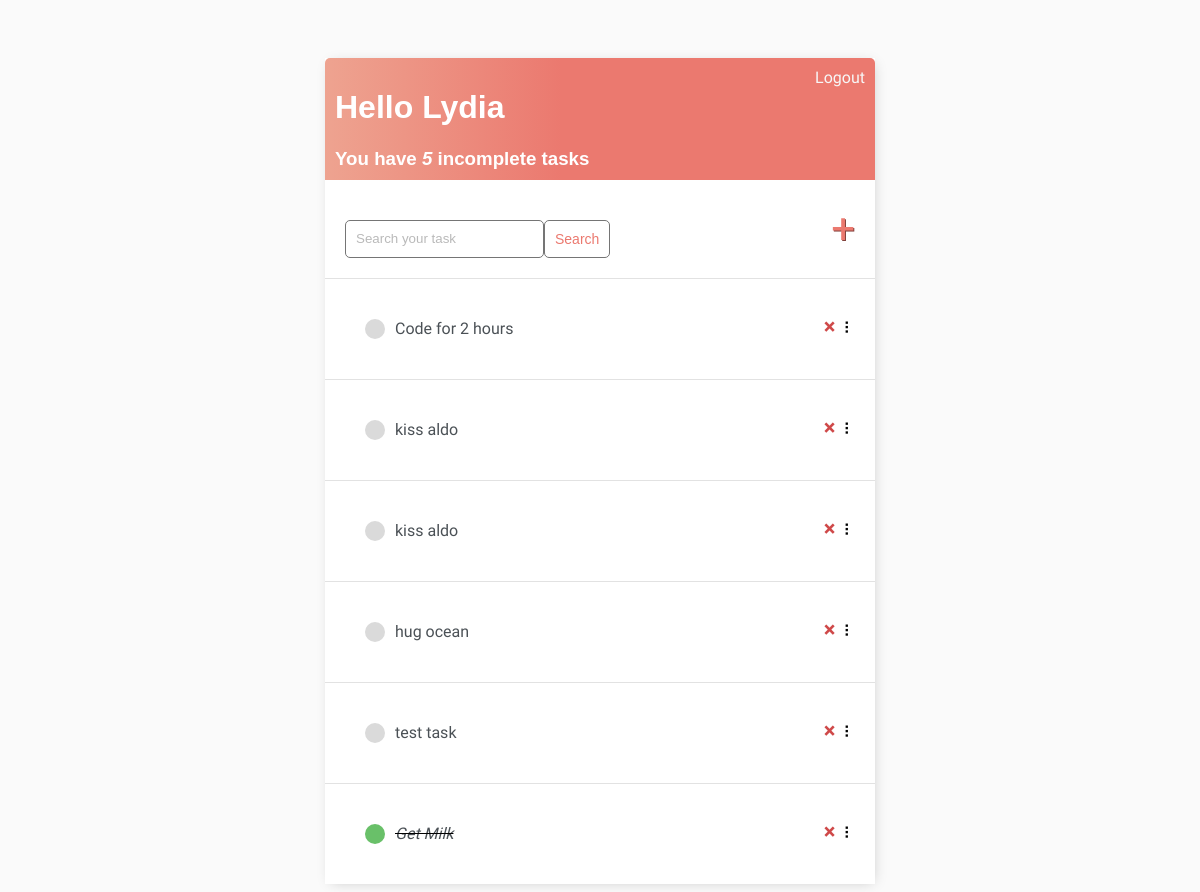
The app's page / (signed in), older data.
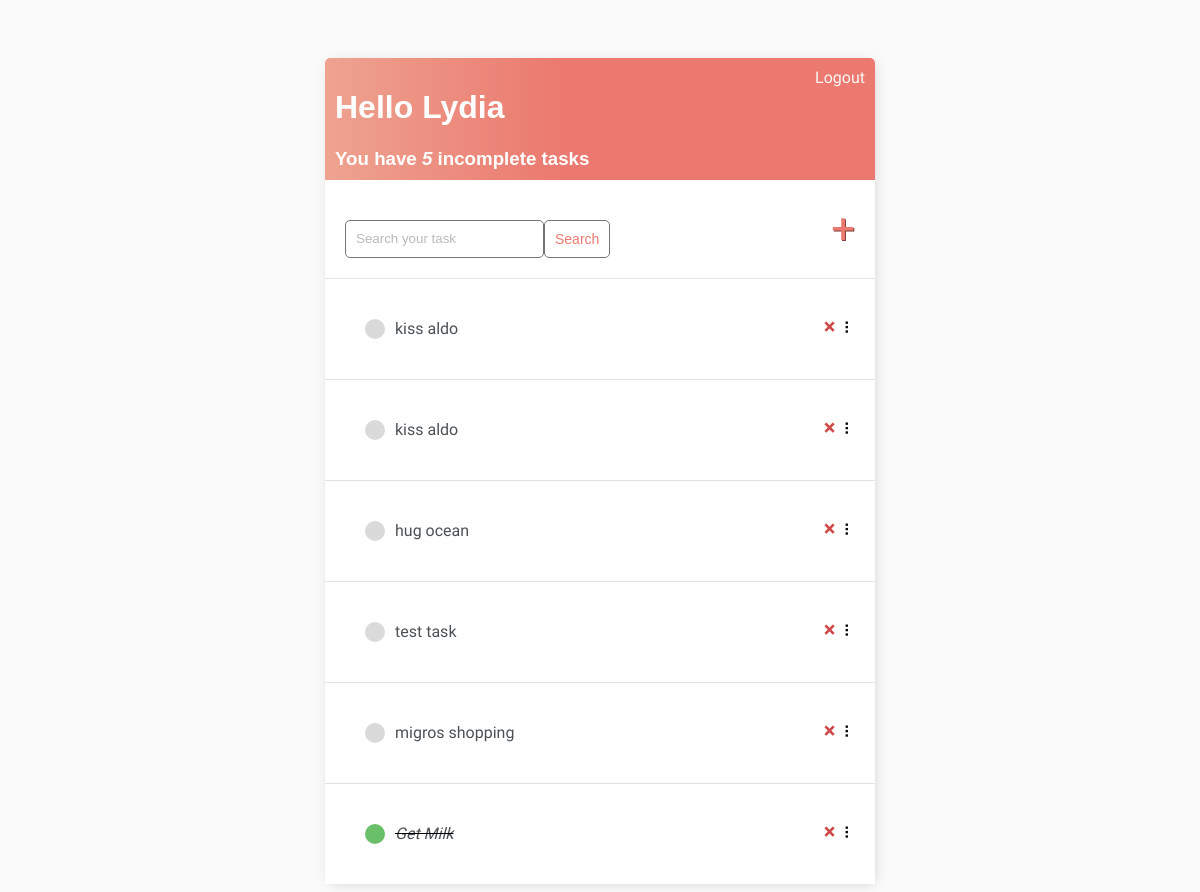
The same page, newer data.
### base/models.py (models this page shows)
class Task(models.Model):
    user = models.ForeignKey(User, on_delete=models.CASCADE, null=True, blank=True)
    title = models.CharField(max_length=200, null=True, blank=True)
    description = models.TextField(null=True, blank=True)
    complete = models.BooleanField(default=False)
    created = models.DateTimeField(auto_now_add=True)
    def __str__(self):
        return self.title
    class Meta:
        ordering = ['complete']

### base/views.py (the view)
# urls.py: path('', TaskList.as_view(), name='tasks'),
class TaskList(LoginRequiredMixin, ListView):
    model = Task
    context_object_name = 'tasks'
    def get_context_data(self, **kwargs):
        context = super().get_context_data(**kwargs)
        context['tasks'] = context['tasks'].filter(user=self.request.user)
        context['count'] = context['tasks'].filter(complete=False).count()
        search_input = self.request.GET.get('search-area') or ''
        if search_input:
            context['tasks'] = context['tasks'].filter(title__startswith=search_input)
        context['search_input'] = search_input
        return context

### base/templates/base/task_list.html (shortened to what this page needs)
{% extends 'base/main.html' %} {% block content %}
<div class="header-bar">
    <div>
        <h1>Hello {{request.user|title}}</h1>
        <h3 style="margin:0">You have <i>{{count}}</i> incomplete task{{ count|pluralize:"s" }}</h3>
    </div>
    {% if request.user.is_authenticated %}
    <a href="{% url 'logout' %}">Logout</a> {% else %}
    <a href="{% url 'login' %}">Login</a> {% endif %}
</div>
<div id="search-add-wrapper">
    <form method="GET" style="margin-top: 20px; display: flex;">
        <input type='text' name='search-area' placeholder="Search your task" value="{{search_input}}">
        <input class="button" type="submit" value='Search'>
    </form>
    {% if tasks|length > 0 %}
    <a id="add-link" href="{% url 'task-create' %}">&#x2b;</a>
    {% endif %}
</div>
<div id="tasklist" class="task-items-wrapper">
    {% for task in tasks %}
    <div class="task-wrapper" data-position="{{task.pk}}">
        <div class="task-title">
            {% if task.complete %}
            <div class="task-complete-icon"></div>
            <i><s><a href="{% url 'task-update' task.id %}">{{task}}</a></s></i> {% else %}
            <div class="task-incomplete-icon"></div>
            <a href="{% url 'task-update' task.id %}">{{task}}</a> {% endif %}
        </div>
        <div class="task-controls">
            <a class="delete-link" href="{% url 'task-delete' task.id %}">&#215;</a>
            <span class="handle">&nbsp;&#10247;</span>
        </div>
    </div>
    {% empty %}
    <div style="text-align: center; padding-bottom: 10px; line-height: 1em;">
        <h3>No new tasks are created.</h3>
        <h3>Create a <a style="text-decoration: none; color: #e53935;" href="{% url 'task-create' %}">New task</a> ! </h3>
    </div>
    {% endfor %}
</div>
{% endblock content %}

### base/templates/base/main.html (shortened to what this page needs)
<!DOCTYPE html>
<html lang="en">
<head>
</head>
<body>
<div class="container">
    {% block content %}
    {% endblock content %}
</div>
</body>
</html>

### base/templates/base/main.html (style rules this page uses)
body { background-color: #fafafa; font-family: 'Nunito Sans', sans-serif; padding-top: 50px; }
h1, h2, h3, h4, h5, h6 { font-family: 'Raleway', sans-serif; }
a,p { color: #4b5156; }
.header-bar { display: flex; justify-content: space-between; color: #fff; padding: 10px; border-radius: 5px 5px 0 0; background: linear-gradient(90deg, #EEA390 0%, #EB796F 43%, #EB796F 100%); }
.header-bar a { color: rgb(247, 247, 247); text-decoration: none; }
.task-wrapper { display: flex; align-items: center; justify-content: space-between; padding: 20px; background-color: #fff; border-top: 1px solid rgb(226, 226, 226); }
.task-title { display: flex; padding: 20px; }
.task-title a { text-decoration: none; color: #4b5156; margin-left: 10px; }
.task-complete-icon { height: 20px; width: 20px; background-color: rgb(105, 192, 105); border-radius: 50%; }
.task-incomplete-icon { height: 20px; width: 20px; background-color: rgb(218, 218, 218); border-radius: 50%; }
.delete-link { text-decoration: none; font-weight: 900; color: #cf4949; font-size: 22px; line-height: 0; padding: 20px 0px; }
.container { max-width: 550px; margin: auto; background-color: #fff; -webkit-box-shadow: 2px 2px 13px -4px rgba(0, 0, 0, 0.21); box-shadow: 2px 2px 13px -4px rgba(0, 0, 0, 0.21); }
#search-add-wrapper { display: flex; justify-content: space-between; align-items: center; padding: 20px; }
input[type=text], input[type=password], textarea { border: 1px solid #757575; border-radius: 5px; padding: 10px; width: 90%; }
::placeholder { font-weight: 300; opacity: 0.5; }
.button { border: 1px solid #757575; background-color: #FFF; color: #EB796F; padding: 10px; font-size: 14px; border-radius: 5px; cursor: pointer; text-decoration: none; }
#add-link { color: #EB796F; text-decoration: none; font-size: 42px; text-shadow: 1px 1px #81413b; }

Row changes from the older to the newer data that the page shows:
removed Task: title "Code for 2 hours"
added Task: title "migros shopping"
